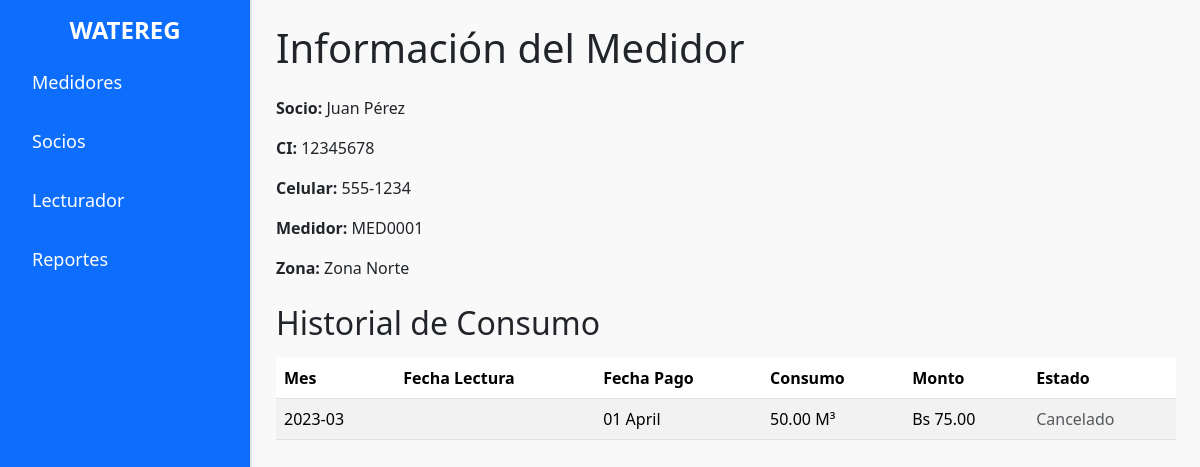
Page /informacion_medidor.php?id=1 on the earlier database version.
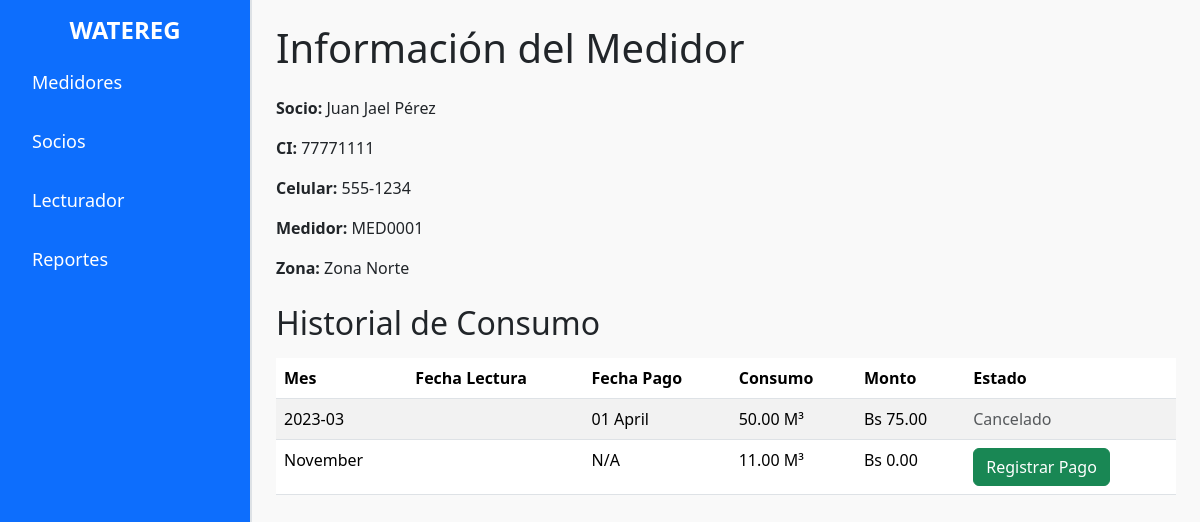
Same page on the later database version.
### tables this page shows
CREATE TABLE `socio` (
  `id_socio` bigint(20) NOT NULL,
  `ci` varchar(255) DEFAULT NULL,
  `nombre` varchar(255) DEFAULT NULL,
  `apellido` varchar(255) DEFAULT NULL,
  `telefono` varchar(255) DEFAULT NULL,
  `fecha_registro` date DEFAULT NULL
);

CREATE TABLE `deudas` (
  `id_deuda` bigint(20) NOT NULL,
  `id_consumo` bigint(20) DEFAULT NULL,
  `monto` decimal(10,2) DEFAULT NULL,
  `fecha_pago` date DEFAULT NULL
);

CREATE TABLE `consumo` (
  `id_consumo` bigint(20) NOT NULL,
  `id_asignacion` bigint(20) DEFAULT NULL,
  `lectura_anterior` decimal(10,2) DEFAULT NULL,
  `lectura_actual` decimal(10,2) DEFAULT NULL,
  `periodo` varchar(255) DEFAULT NULL,
  `consumo` decimal(10,2) DEFAULT NULL,
  `observaciones` text DEFAULT NULL
);

CREATE TABLE `zona` (
  `id_zona` bigint(20) NOT NULL,
  `nombre` varchar(255) DEFAULT NULL
);

### informacion_medidor.php (the view, shortened to what the changed rows need)
<?php
include 'conexion.php';
$id_asignacion = isset($_GET['id']) ? (int)$_GET['id'] : 0;
$sql_info = "
    SELECT
        socio.nombre AS nombre_socio,
        socio.apellido AS apellido_socio,
        socio.ci,
        socio.telefono,
        CONCAT('MED', LPAD(medidor.id_medidor, 4, '0')) AS medidor,
        zona.nombre AS zona
    FROM asignacion_medidor
    INNER JOIN socio ON asignacion_medidor.id_socio = socio.id_socio
    INNER JOIN medidor ON asignacion_medidor.id_medidor = medidor.id_medidor
    INNER JOIN zona ON asignacion_medidor.id_zona = zona.id_zona
    WHERE asignacion_medidor.id_asignacion = ?
";
$stmt_info = $conexion->prepare($sql_info);
$stmt_info->bind_param('i', $id_asignacion);
$stmt_info->execute();
$resultado_info = $stmt_info->get_result();
$info = $resultado_info->fetch_assoc();
$sql_historial = "
    SELECT
        consumo.id_consumo,
        consumo.periodo AS mes,
        DATE_FORMAT(consumo.lectura_anterior, '%d %M') AS fecha_lectura,
        DATE_FORMAT(deudas.fecha_pago, '%d %M') AS fecha_pago,
        consumo.consumo AS consumo_total,
        deudas.monto,
        IF(deudas.fecha_pago IS NULL, 'Por pagar', 'Cancelado') AS estado
    FROM consumo
    LEFT JOIN deudas ON consumo.id_consumo = deudas.id_consumo
    WHERE consumo.id_asignacion = ?
    ORDER BY consumo.periodo ASC
";
$stmt_historial = $conexion->prepare($sql_historial);
$stmt_historial->bind_param('i', $id_asignacion);
$stmt_historial->execute();
$resultado_historial = $stmt_historial->get_result();
?>
<!DOCTYPE html>
<html lang="es">
<head>
    <link rel="stylesheet" href="css/bootstrap.min.css">
    <link rel="stylesheet" href="css/styles.css">
</head>
<body>
    <div class="d-flex">
        <div class="sidebar bg-primary text-white p-3">
            <h2 class="sidebar-title">WATEREG</h2>
        </div>
        <div class="content flex-grow-1 p-4">
            <?php if ($info): ?>
                <h1 class="mb-4">Información del Medidor</h1>
                <div class="mb-4">
                    <p><strong>Socio:</strong> <?= htmlspecialchars($info['nombre_socio'] . ' ' . $info['apellido_socio']) ?></p>
                    <p><strong>CI:</strong> <?= htmlspecialchars($info['ci']) ?></p>
                    <p><strong>Celular:</strong> <?= htmlspecialchars($info['telefono']) ?></p>
                    <p><strong>Medidor:</strong> <?= htmlspecialchars($info['medidor']) ?></p>
                    <p><strong>Zona:</strong> <?= htmlspecialchars($info['zona']) ?></p>
                </div>
                <h2 class="mb-3">Historial de Consumo</h2>
                <table class="table table-striped">
                    <thead>
                        <tr>
                            <th scope="col">Mes</th>
                            <th scope="col">Fecha Lectura</th>
                            <th scope="col">Fecha Pago</th>
                            <th scope="col">Consumo</th>
                            <th scope="col">Monto</th>
                            <th scope="col">Estado</th>
                        </tr>
                    </thead>
                    <tbody>
                        <?php if ($resultado_historial->num_rows > 0): ?>
                            <?php while ($fila = $resultado_historial->fetch_assoc()): ?>
                                <tr>
                                    <td><?= htmlspecialchars($fila['mes']) ?></td>
                                    <td><?= htmlspecialchars($fila['fecha_lectura']) ?></td>
                                    <td><?= htmlspecialchars($fila['fecha_pago'] ?? 'N/A') ?></td>
                                    <td><?= htmlspecialchars($fila['consumo_total']) ?> M³</td>
                                    <td>Bs <?= htmlspecialchars($fila['monto'] ?? '0.00') ?></td>
                                    <td>
                                        <?php if ($fila['estado'] === 'Por pagar'): ?>
                                            <button
                                                class="btn btn-success registrar-pago-btn"
                                                data-id="<?= htmlspecialchars($fila['id_consumo']) ?>">
                                                Registrar Pago
                                            </button>
                                        <?php else: ?>
                                            <span class="text-muted"><?= htmlspecialchars($fila['estado']) ?></span>
                                        <?php endif; ?>
                                    </td>
                                </tr>
                            <?php endwhile; ?>
                        <?php else: ?>
                            <tr>
                                <td colspan="6" class="text-center">No hay historial de consumo disponible</td>
                            </tr>
                        <?php endif; ?>
                    </tbody>
                </table>
            <?php else: ?>
                <p class="text-danger">Información del medidor no encontrada.</p>
                <a href="socios.php" class="btn btn-primary">Volver</a>
            <?php endif; ?>
        </div>
    </div>
</body>
</html>

Differences in the rows shown:
changed socio "Zona Norte": nombre+apellido "Juan Pérez" → "Juan Jael Pérez"; ci "12345678" → "77771111"
added consumo: periodo "November", fecha_pago "N/A", consumo "11.00", monto "0.00"
